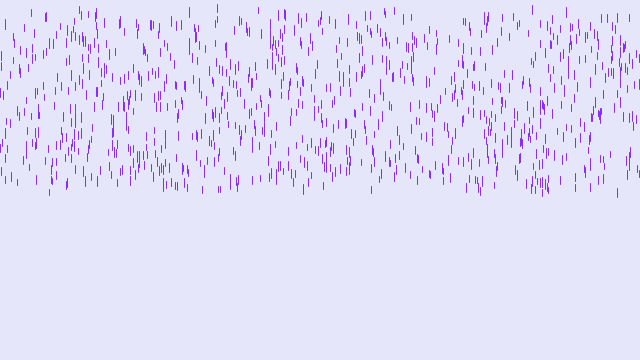
Frame 1 (no input)
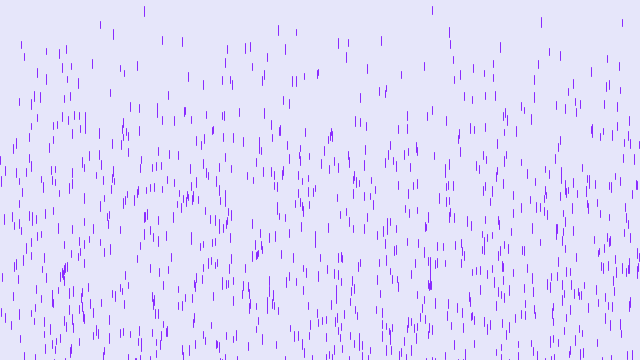
Frame 60 (the mouse pressed at the canvas centre just before this capture)
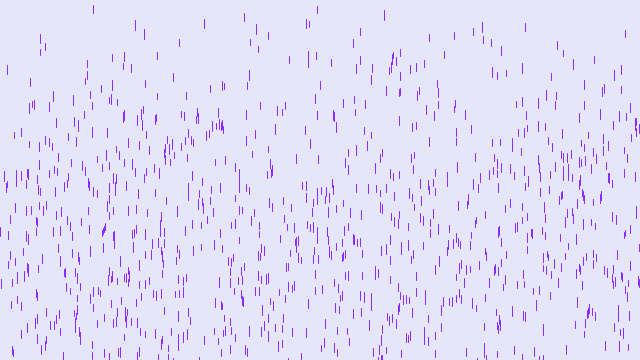
Frame 120 (the mouse held since frame 60 and released just before this capture)

The Processing sketch that drew these frames (run headless with seeded random() and noise(); from frame 60 on, the mouse is pressed at the canvas centre):

// Processing sketch: PurpleRain
// ── PurpleRain.pde
// Purple Rain
// (138, 43, 266) Purple
// (230, 230, 250) Background

Drop[] drops = new Drop[1000];

void setup() {
  
  size(640, 360);
  
  for(int i = 0; i < drops.length; i ++) {
    drops[i] = new Drop();
  }
  
}

void draw() {
  
  background(230, 230, 250);
  
  for(Drop d : drops) {
    d.show();
  }
  
}

// ── Drop.pde
class Drop {
  float x;
  float y;
  float len;
  float speed;
  
  Drop(){
    x = random(width);
    y = random(height / 2);
    len = random(6, 10);
    speed = random(4, 10);
  }
  
  void regen() {
    x = random(width);
    y = random(height / 2);
    len = random(6, 10);
    speed = random(4, 10);
  }
  
  void show() {
    y = y + speed;
    if(y > height) {
      regen();
    }
    stroke(138, 43, 266);
    line(x, y, x, y + len);
  }
  
}
